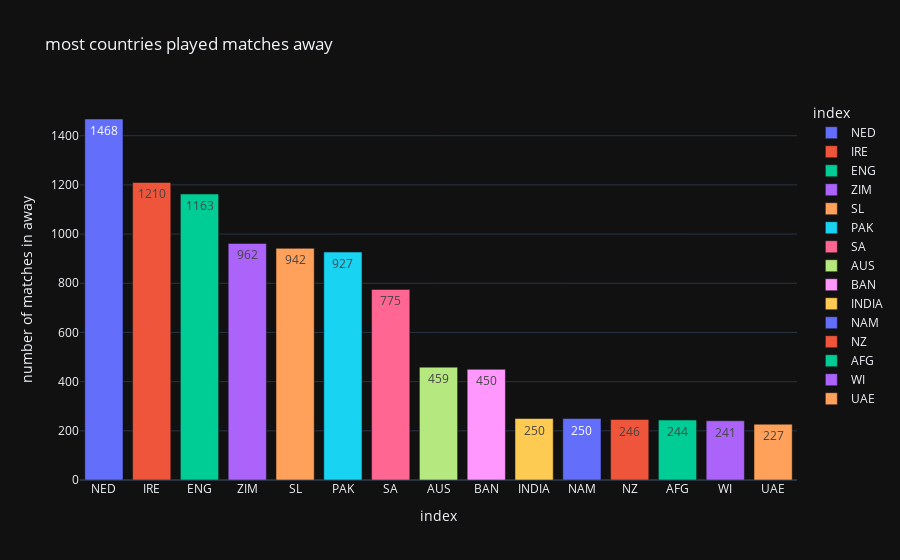

The notebook cell saved with this chart:
### Code cell
away_teams = df['away_team'].value_counts()
fig = px.bar(away_teams,
            template='plotly_dark',
            title = 'most countries played matches away',
            color = away_teams.index,
             text_auto=True,
             y=away_teams.values,
             x=away_teams.index,
             labels={'y':'number of matches in away'}
            )
fig.show()

### Figure 1 — Plotly figure (JSON) as saved in the notebook; plotly's stock layout.template omitted (floating-point values rounded to 4 significant figures)
{"data": [{"alignmentgroup": "True", "hovertemplate": "index=%{x}<br>number of matches in away=%{y}<extra></extra>", "legendgroup": "NED", "marker": {"color": "#636efa", "pattern": {"shape": ""}}, "name": "NED", "offsetgroup": "NED", "orientation": "v", "showlegend": true, "textposition": "auto", "texttemplate": "%{y}", "type": "bar", "x": ["NED"], "xaxis": "x", "y": [1468], "yaxis": "y"}, {"alignmentgroup": "True", "hovertemplate": "index=%{x}<br>number of matches in away=%{y}<extra></extra>", "legendgroup": "IRE", "marker": {"color": "#EF553B", "pattern": {"shape": ""}}, "name": "IRE", "offsetgroup": "IRE", "orientation": "v", "showlegend": true, "textposition": "auto", "texttemplate": "%{y}", "type": "bar", "x": ["IRE"], "xaxis": "x", "y": [1210], "yaxis": "y"}, {"alignmentgroup": "True", "hovertemplate": "index=%{x}<br>number of matches in away=%{y}<extra></extra>", "legendgroup": "ENG", "marker": {"color": "#00cc96", "pattern": {"shape": ""}}, "name": "ENG", "offsetgroup": "ENG", "orientation": "v", "showlegend": true, "textposition": "auto", "texttemplate": "%{y}", "type": "bar", "x": ["ENG"], "xaxis": "x", "y": [1163], "yaxis": "y"}, {"alignmentgroup": "True", "hovertemplate": "index=%{x}<br>number of matches in away=%{y}<extra></extra>", "legendgroup": "ZIM", "marker": {"color": "#ab63fa", "pattern": {"shape": ""}}, "name": "ZIM", "offsetgroup": "ZIM", "orientation": "v", "showlegend": true, "textposition": "auto", "texttemplate": "%{y}", "type": "bar", "x": ["ZIM"], "xaxis": "x", "y": [962], "yaxis": "y"}, {"alignmentgroup": "True", "hovertemplate": "index=%{x}<br>number of matches in away=%{y}<extra></extra>", "legendgroup": "SL", "marker": {"color": "#FFA15A", "pattern": {"shape": ""}}, "name": "SL", "offsetgroup": "SL", "orientation": "v", "showlegend": true, "textposition": "auto", "texttemplate": "%{y}", "type": "bar", "x": ["SL"], "xaxis": "x", "y": [942], "yaxis": "y"}, {"alignmentgroup": "True", "hovertemplate": "index=%{x}<br>number of matches in away=%{y}<extra></extra>", "legendgroup": "PAK", "marker": {"color": "#19d3f3", "pattern": {"shape": ""}}, "name": "PAK", "offsetgroup": "PAK", "orientation": "v", "showlegend": true, "textposition": "auto", "texttemplate": "%{y}", "type": "bar", "x": ["PAK"], "xaxis": "x", "y": [927], "yaxis": "y"}, {"alignmentgroup": "True", "hovertemplate": "index=%{x}<br>number of matches in away=%{y}<extra></extra>", "legendgroup": "SA", "marker": {"color": "#FF6692", "pattern": {"shape": ""}}, "name": "SA", "offsetgroup": "SA", "orientation": "v", "showlegend": true, "textposition": "auto", "texttemplate": "%{y}", "type": "bar", "x": ["SA"], "xaxis": "x", "y": [775], "yaxis": "y"}, {"alignmentgroup": "True", "hovertemplate": "index=%{x}<br>number of matches in away=%{y}<extra></extra>", "legendgroup": "AUS", "marker": {"color": "#B6E880", "pattern": {"shape": ""}}, "name": "AUS", "offsetgroup": "AUS", "orientation": "v", "showlegend": true, "textposition": "auto", "texttemplate": "%{y}", "type": "bar", "x": ["AUS"], "xaxis": "x", "y": [459], "yaxis": "y"}, {"alignmentgroup": "True", "hovertemplate": "index=%{x}<br>number of matches in away=%{y}<extra></extra>", "legendgroup": "BAN", "marker": {"color": "#FF97FF", "pattern": {"shape": ""}}, "name": "BAN", "offsetgroup": "BAN", "orientation": "v", "showlegend": true, "textposition": "auto", "texttemplate": "%{y}", "type": "bar", "x": ["BAN"], "xaxis": "x", "y": [450], "yaxis": "y"}, {"alignmentgroup": "True", "hovertemplate": "index=%{x}<br>number of matches in away=%{y}<extra></extra>", "legendgroup": "INDIA", "marker": {"color": "#FECB52", "pattern": {"shape": ""}}, "name": "INDIA", "offsetgroup": "INDIA", "orientation": "v", "showlegend": true, "textposition": "auto", "texttemplate": "%{y}", "type": "bar", "x": ["INDIA"], "xaxis": "x", "y": [250], "yaxis": "y"}, {"alignmentgroup": "True", "hovertemplate": "index=%{x}<br>number of matches in away=%{y}<extra></extra>", "legendgroup": "NAM", "marker": {"color": "#636efa", "pattern": {"shape": ""}}, "name": "NAM", "offsetgroup": "NAM", "orientation": "v", "showlegend": true, "textposition": "auto", "texttemplate": "%{y}", "type": "bar", "x": ["NAM"], "xaxis": "x", "y": [250], "yaxis": "y"}, {"alignmentgroup": "True", "hovertemplate": "index=%{x}<br>number of matches in away=%{y}<extra></extra>", "legendgroup": "NZ", "marker": {"color": "#EF553B", "pattern": {"shape": ""}}, "name": "NZ", "offsetgroup": "NZ", "orientation": "v", "showlegend": true, "textposition": "auto", "texttemplate": "%{y}", "type": "bar", "x": ["NZ"], "xaxis": "x", "y": [246], "yaxis": "y"}, {"alignmentgroup": "True", "hovertemplate": "index=%{x}<br>number of matches in away=%{y}<extra></extra>", "legendgroup": "AFG", "marker": {"color": "#00cc96", "pattern": {"shape": ""}}, "name": "AFG", "offsetgroup": "AFG", "orientation": "v", "showlegend": true, "textposition": "auto", "texttemplate": "%{y}", "type": "bar", "x": ["AFG"], "xaxis": "x", "y": [244], "yaxis": "y"}, {"alignmentgroup": "True", "hovertemplate": "index=%{x}<br>number of matches in away=%{y}<extra></extra>", "legendgroup": "WI", "marker": {"color": "#ab63fa", "pattern": {"shape": ""}}, "name": "WI", "offsetgroup": "WI", "orientation": "v", "showlegend": true, "textposition": "auto", "texttemplate": "%{y}", "type": "bar", "x": ["WI"], "xaxis": "x", "y": [241], "yaxis": "y"}, {"alignmentgroup": "True", "hovertemplate": "index=%{x}<br>number of matches in away=%{y}<extra></extra>", "legendgroup": "UAE", "marker": {"color": "#FFA15A", "pattern": {"shape": ""}}, "name": "UAE", "offsetgroup": "UAE", "orientation": "v", "showlegend": true, "textposition": "auto", "texttemplate": "%{y}", "type": "bar", "x": ["UAE"], "xaxis": "x", "y": [227], "yaxis": "y"}], "layout": {"barmode": "relative", "legend": {"title": {"text": "index"}, "tracegroupgap": 0}, "title": {"text": "most countries played matches away"}, "xaxis": {"anchor": "y", "categoryarray": ["NED", "IRE", "ENG", "ZIM", "SL", "PAK", "SA", "AUS", "BAN", "INDIA", "NAM", "NZ", "AFG", "WI", "UAE"], "categoryorder": "array", "domain": [0, 1], "title": {"text": "index"}}, "yaxis": {"anchor": "x", "domain": [0, 1], "title": {"text": "number of matches in away"}}}}
